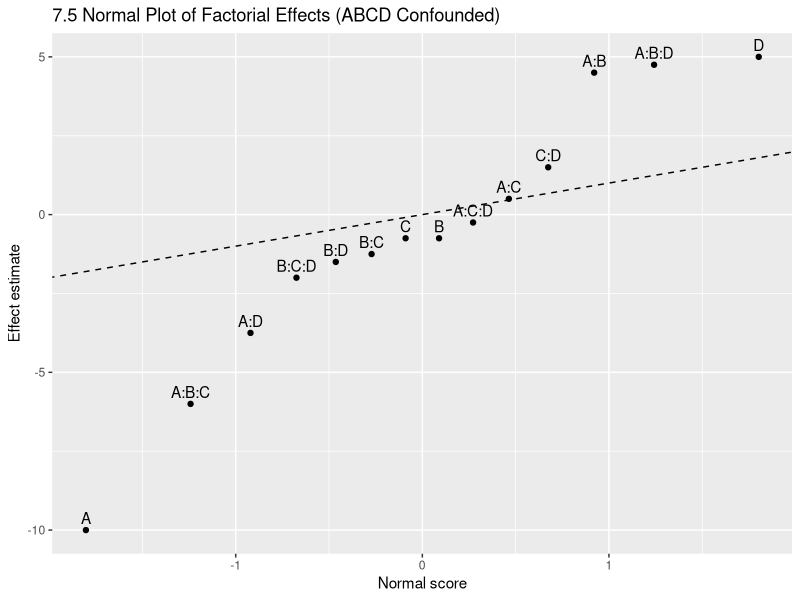
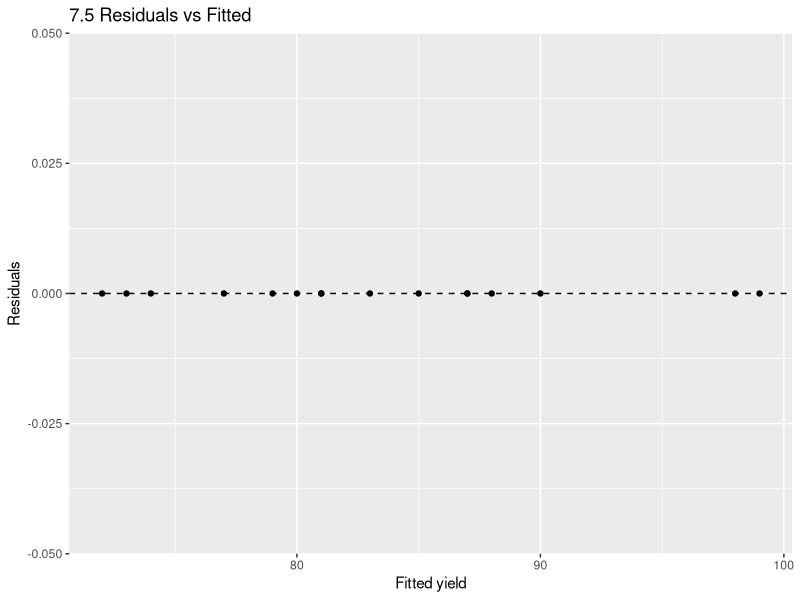
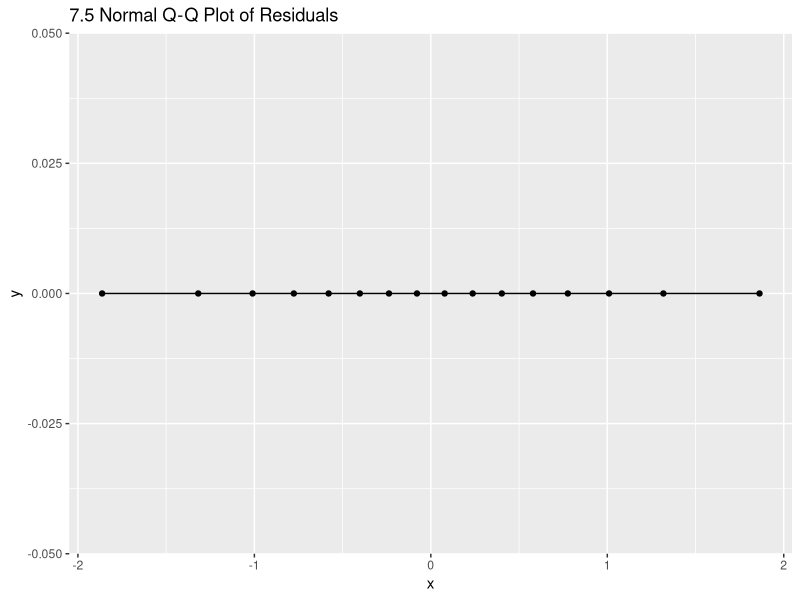

Generate these figures, in order, with R: (Note: this script raises an error after producing the figures.)
# Problem 7.5 – 2^4 design in 2 blocks, ABCD confounded
library(dplyr)
library(ggplot2)

out_dir <- "Stats 490/HW6/img"
dir.create(out_dir, recursive = TRUE, showWarnings = FALSE)

# 1. Data: replicate I from 6.11 -------------------------------------------
# Treatment combinations and replicate I responses only

A <- c(
  -1,  1, -1,  1, -1,  1, -1,  1,  # (1), a, b, ab, c, ac, bc, abc
  -1,  1, -1,  1, -1,  1, -1,  1   # d, ad, bd, abd, cd, acd, bcd, abcd
)

B <- c(
  -1, -1,  1,  1, -1, -1,  1,  1,
  -1, -1,  1,  1, -1, -1,  1,  1
)

C <- c(
  -1, -1, -1, -1,  1,  1,  1,  1,
  -1, -1, -1, -1,  1,  1,  1,  1
)

D <- c(
  -1, -1, -1, -1, -1, -1, -1, -1,
   1,  1,  1,  1,  1,  1,  1,  1
)

y <- c(
  90, 74, 81, 83, 77, 81, 88, 73,  # replicate I
  98, 72, 87, 85, 99, 79, 87, 80
)

dat75 <- data.frame(A = A, B = B, C = C, D = D, y = y)

str(dat75)
dat75

# 2. Create blocks with ABCD confounded ------------------------------------
# Compute ABCD = A*B*C*D; use its sign to define 2 blocks
dat75 <- dat75 %>%
  mutate(ABCD = A * B * C * D,
         block = factor(if_else(ABCD == -1, "B1", "B2")))

dat75 %>% arrange(block)

# Quick check: 8 runs per block, mix of treatments in each
table(dat75$block)

# 3. Fit model with blocks and factorial terms -----------------------------

# Full 2^4 factorial model + block (block is a fixed effect)
mod75 <- lm(y ~ block + A * B * C * D, data = dat75)
anova(mod75)        # ANOVA with block
summary(mod75)      # coefficients

# 4. Normal plot of effects (excluding block) ------------------------------

# Extract factorial coefficients only (drop intercept and block)
coef75 <- coef(mod75)
coef_fact <- coef75[!grepl("^\\(Intercept\\)|^block", names(coef75))]
effects75 <- 2 * coef_fact  # effects in coded units

effects_df <- data.frame(
  term = names(effects75),
  effect = as.numeric(effects75)
)

effects_df

# QQ plot of effects to see which are large
qq_dat_75 <- qqnorm(effects_df$effect, plot.it = FALSE)
qq_df_75 <- data.frame(
  x = qq_dat_75$x,
  y = qq_dat_75$y,
  term = effects_df$term
)

p_norm_75 <- ggplot(qq_df_75, aes(x = x, y = y, label = term)) +
  geom_point() +
  geom_abline(slope = 1, intercept = 0, linetype = "dashed") +
  geom_text(vjust = -0.5) +
  labs(title = "7.5 Normal Plot of Factorial Effects (ABCD Confounded)",
       x = "Normal score",
       y = "Effect estimate")

ggsave(file.path(out_dir, "7.5_normal_plot_effects.png"),
       p_norm_75, width = 5, height = 4, dpi = 300)

# 5. Residual diagnostics ---------------------------------------------------

resid75 <- resid(mod75)

p_resid_75 <- ggplot(dat75, aes(x = fitted(mod75), y = resid75)) +
  geom_point() +
  geom_hline(yintercept = 0, linetype = "dashed") +
  labs(x = "Fitted yield", y = "Residuals",
       title = "7.5 Residuals vs Fitted")

ggsave(file.path(out_dir, "7.5_resid_vs_fitted.png"),
       p_resid_75, width = 5, height = 4, dpi = 300)

p_qq_75 <- ggplot(dat75, aes(sample = resid75)) +
  stat_qq() +
  stat_qq_line() +
  labs(title = "7.5 Normal Q-Q Plot of Residuals")

ggsave(file.path(out_dir, "7.5_qq.png"),
       p_qq_75, width = 5, height = 4, dpi = 300)

shapiro.test(resid75)


# Problem 7.6 – 2^4 design in 4 blocks, ABD & ABC (and CD) confounded
library(dplyr)
library(ggplot2)

out_dir <- "Stats 490/HW6/img"
dir.create(out_dir, recursive = TRUE, showWarnings = FALSE)

# 1. Data: replicate I from 6.11 -------------------------------------------

A <- c(
  -1,  1, -1,  1, -1,  1, -1,  1,  # (1), a, b, ab, c, ac, bc, abc
  -1,  1, -1,  1, -1,  1, -1,  1   # d, ad, bd, abd, cd, acd, bcd, abcd
)

B <- c(
  -1, -1,  1,  1, -1, -1,  1,  1,
  -1, -1,  1,  1, -1, -1,  1,  1
)

C <- c(
  -1, -1, -1, -1,  1,  1,  1,  1,
  -1, -1, -1, -1,  1,  1,  1,  1
)

D <- c(
  -1, -1, -1, -1, -1, -1, -1, -1,
   1,  1,  1,  1,  1,  1,  1,  1
)

y <- c(
  90, 74, 81, 83, 77, 81, 88, 73,
  98, 72, 87, 85, 99, 79, 87, 80
)

dat76 <- data.frame(A = A, B = B, C = C, D = D, y = y)

# 2. Define blocks so ABD and ABC (and CD) are confounded -------------------

dat76 <- dat76 %>%
  mutate(
    ABD = A * B * D,
    ABC = A * B * C,
    CD  = C * D
  )

# Use (ABD, ABC) signs to define 4 blocks:
# (ABD, ABC) = (-1, -1), (-1, +1), (+1, -1), (+1, +1)
dat76 <- dat76 %>%
  mutate(
    block = case_when(
      ABD == -1 & ABC == -1 ~ "B1",
      ABD == -1 & ABC ==  1 ~ "B2",
      ABD ==  1 & ABC == -1 ~ "B3",
      ABD ==  1 & ABC ==  1 ~ "B4"
    ),
    block = factor(block)
  )

dat76 %>% arrange(block)
table(dat76$block)  # should be 4 runs in each block

# Check confounding: within each block, ABD, ABC, and CD are constant
dat76 %>% group_by(block) %>%
  summarise(
    ABD_vals = paste(unique(ABD), collapse = ","),
    ABC_vals = paste(unique(ABC), collapse = ","),
    CD_vals  = paste(unique(CD), collapse = ","),
    .groups = "drop"
  )

# 3. Fit a model with block and main effects + key interactions ------------
# We cannot estimate ABD, ABC, or CD separately from block.

mod76 <- lm(y ~ block + A + B + C + D + A:B + A:C + B:C + A:D + B:D, data = dat76)
anova(mod76)
summary(mod76)

# 4. Factor effect estimates (for estimable terms) --------------------------

coef76 <- coef(mod76)

# drop intercept and block terms
coef_fact_76 <- coef76[!grepl("^\\(Intercept\\)|^block", names(coef76))]
effects76 <- 2 * coef_fact_76

effects_df_76 <- data.frame(
  term = names(effects76),
  effect = as.numeric(effects76)
)
effects_df_76

# 5. Normal plot of effects -------------------------------------------------

qq_dat_76 <- qqnorm(effects_df_76$effect, plot.it = FALSE)
qq_df_76 <- data.frame(
  x = qq_dat_76$x,
  y = qq_dat_76$y,
  term = effects_df_76$term
)

p_norm_76 <- ggplot(qq_df_76, aes(x = x, y = y, label = term)) +
  geom_point() +
  geom_abline(slope = 1, intercept = 0, linetype = "dashed") +
  geom_text(vjust = -0.5) +
  labs(title = "7.6 Normal Plot of Effects (ABD, ABC, CD Confounded)",
       x = "Normal score",
       y = "Effect estimate")

ggsave(file.path(out_dir, "7.6_normal_plot_effects.png"),
       p_norm_76, width = 5, height = 4, dpi = 300)

# 6. Residual diagnostics ---------------------------------------------------

resid76 <- resid(mod76)

p_resid_76 <- ggplot(dat76, aes(x = fitted(mod76), y = resid76)) +
  geom_point() +
  geom_hline(yintercept = 0, linetype = "dashed") +
  labs(x = "Fitted yield", y = "Residuals",
       title = "7.6 Residuals vs Fitted")

ggsave(file.path(out_dir, "7.6_resid_vs_fitted.png"),
       p_resid_76, width = 5, height = 4, dpi = 300)

p_qq_76 <- ggplot(dat76, aes(sample = resid76)) +
  stat_qq() +
  stat_qq_line() +
  labs(title = "7.6 Normal Q-Q Plot of Residuals")

ggsave(file.path(out_dir, "7.6_qq.png"),
       p_qq_76, width = 5, height = 4, dpi = 300)

shapiro.test(resid76)


# Problem 7.7 – 2^5 design in 2 blocks, ABCDE confounded
library(dplyr)
library(ggplot2)

out_dir <- "Stats 490/HW6/img"
dir.create(out_dir, recursive = TRUE, showWarnings = FALSE)

# 1. Data entry for 6.30 ----------------------------------------------------

# Coded factors: A,B,C,D,E in {-1, +1}
# Order: (1), a, b, ab, c, ac, bc, abc,
#        d, ad, bd, abd, cd, acd, bcd, abcd,
#        e, ae, be, abe, ce, ace, bce, abce,
#        de, ade, bde, abde, cde, acde, bcde, abcde

A <- c(
  -1,  1, -1,  1, -1,  1, -1,  1,
  -1,  1, -1,  1, -1,  1, -1,  1,
  -1,  1, -1,  1, -1,  1, -1,  1,
  -1,  1, -1,  1, -1,  1, -1,  1
)

B <- c(
  -1, -1,  1,  1, -1, -1,  1,  1,
  -1, -1,  1,  1, -1, -1,  1,  1,
  -1, -1,  1,  1, -1, -1,  1,  1,
  -1, -1,  1,  1, -1, -1,  1,  1
)

C <- c(
  -1, -1, -1, -1,  1,  1,  1,  1,
  -1, -1, -1, -1,  1,  1,  1,  1,
  -1, -1, -1, -1,  1,  1,  1,  1,
  -1, -1, -1, -1,  1,  1,  1,  1
)

D <- c(
  -1, -1, -1, -1, -1, -1, -1, -1,
   1,  1,  1,  1,  1,  1,  1,  1,
  -1, -1, -1, -1, -1, -1, -1, -1,
   1,  1,  1,  1,  1,  1,  1,  1
)

E <- c(
  -1, -1, -1, -1, -1, -1, -1, -1,
  -1, -1, -1, -1, -1, -1, -1, -1,
   1,  1,  1,  1,  1,  1,  1,  1,
   1,  1,  1,  1,  1,  1,  1,  1
)

y <- c(
  7,  9, 34, 55, 16, 20, 40, 60,   # no E
  8, 10, 32, 50, 18, 21, 44, 61,   # D = +1, E = -1
  8, 12, 35, 52, 15, 22, 45, 65,   # E = +1, D = -1
  6, 10, 30, 53, 15, 20, 41, 63    # D = +1, E = +1
)

dat77 <- data.frame(A = A, B = B, C = C, D = D, E = E, y = y)
str(dat77)
dat77[1:8, ]

# 2. Define 2 blocks with ABCDE confounded ----------------------------------

dat77 <- dat77 %>%
  mutate(
    ABCDE = A * B * C * D * E,
    block = factor(if_else(ABCDE == -1, "B1", "B2"))
  )

table(dat77$block)

# 3. Fit model with block + main effects + key interactions -----------------
# Full 2^5 is saturated; we use a reduced model guided by 6.30.

mod77 <- lm(y ~ block + A + B + C + D + E +
              A:B + A:C + A:D + A:E +
              B:C + B:D + B:E +
              C:D + C:E +
              D:E,
            data = dat77)

anova(mod77)
summary(mod77)

# 4. Factor effect estimates (for terms in the model) -----------------------

coef77 <- coef(mod77)
coef_fact_77 <- coef77[!grepl("^\\(Intercept\\)|^block", names(coef77))]
effects77 <- 2 * coef_fact_77

effects_df_77 <- data.frame(
  term = names(effects77),
  effect = as.numeric(effects77)
)
effects_df_77

# 5. Normal plot of effects -------------------------------------------------

qq_dat_77 <- qqnorm(effects_df_77$effect, plot.it = FALSE)
qq_df_77 <- data.frame(
  x = qq_dat_77$x,
  y = qq_dat_77$y,
  term = effects_df_77$term
)

p_norm_77 <- ggplot(qq_df_77, aes(x = x, y = y, label = term)) +
  geom_point() +
  geom_abline(slope = 1, intercept = 0, linetype = "dashed") +
  geom_text(vjust = -0.5, size = 3) +
  labs(title = "7.7 Normal Plot of Effects (ABCDE Confounded)",
       x = "Normal score",
       y = "Effect estimate")

ggsave(file.path(out_dir, "7.7_normal_plot_effects.png"),
       p_norm_77, width = 6, height = 4, dpi = 300)

# 6. Residual diagnostics ---------------------------------------------------

resid77 <- resid(mod77)

p_resid_77 <- ggplot(dat77, aes(x = fitted(mod77), y = resid77)) +
  geom_point() +
  geom_hline(yintercept = 0, linetype = "dashed") +
  labs(x = "Fitted yield", y = "Residuals",
       title = "7.7 Residuals vs Fitted")

ggsave(file.path(out_dir, "7.7_resid_vs_fitted.png"),
       p_resid_77, width = 5, height = 4, dpi = 300)

p_qq_77_res <- ggplot(dat77, aes(sample = resid77)) +
  stat_qq() +
  stat_qq_line() +
  labs(title = "7.7 Normal Q-Q Plot of Residuals")

ggsave(file.path(out_dir, "7.7_qq.png"),
       p_qq_77_res, width = 5, height = 4, dpi = 300)

shapiro.test(resid77)


# Problem 8.4 – 2^(5-2) from 6.30 using data from 6.28 (Table P6.6)

library(dplyr)
library(ggplot2)

out_dir <- "Stats 490/HW6/img"
dir.create(out_dir, recursive = TRUE, showWarnings = FALSE)

# 1. Data from Table P6.6 (Problem 6.28) -----------------------------------
# Coded A,B,C and two replicates of number of orders

A <- c(-1,  1, -1,  1, -1,  1, -1,  1)
B <- c(-1, -1,  1,  1, -1, -1,  1,  1)
C <- c(-1, -1, -1, -1,  1,  1,  1,  1)

y1 <- c(50, 44, 46, 42, 49, 48, 47, 56)  # replicate 1
y2 <- c(54, 42, 48, 43, 46, 45, 48, 54)  # replicate 2

dat84_raw <- data.frame(A = A, B = B, C = C, y1 = y1, y2 = y2)

# Use run means as single response for the 2^(5-2) fraction
dat84 <- dat84_raw %>%
  mutate(y = (y1 + y2) / 2) %>%
  select(A, B, C, y)

dat84

# 2. Define 2^(5-2) structure: generators D = AB, E = AC --------------------

dat84 <- dat84 %>%
  mutate(
    D = A * B,  # generator
    E = A * C   # generator
  )

dat84

# Defining relation and alias structure (symbolic)
# I = ABD (since D = AB)
# I = ACE (since E = AC)
# Multiply: (ABD)(ACE) = A^2 B C D E = BCDE, so I = ABD = ACE = BCDE.

# 3. Fit factorial model in A,B,C,D,E (on fraction) -------------------------

# Full 2^5 is not estimable in 8 runs; we fit up to two-factor interactions
mod84 <- lm(y ~ A + B + C + D + E +
              A:B + A:C + A:D + A:E +
              B:C + B:D + B:E +
              C:D + C:E +
              D:E,
            data = dat84)

summary(mod84)
anova(mod84)

# 4. Effect estimates from this fraction -----------------------------------

coef84 <- coef(mod84)
coef_fact_84 <- coef84[!grepl("^\\(Intercept\\)", names(coef84))]
effects84 <- 2 * coef_fact_84  # effects corresponding to columns

effects_df_84 <- data.frame(
  term = names(effects84),
  effect = as.numeric(effects84)
)
effects_df_84

# 5. Normal plot of effects -------------------------------------------------

qq_dat_84 <- qqnorm(effects_df_84$effect, plot.it = FALSE)
qq_df_84 <- data.frame(
  x = qq_dat_84$x,
  y = qq_dat_84$y,
  term = effects_df_84$term
)

p_norm_84 <- ggplot(qq_df_84, aes(x = x, y = y, label = term)) +
  geom_point() +
  geom_abline(slope = 1, intercept = 0, linetype = "dashed") +
  geom_text(vjust = -0.5, size = 3) +
  labs(title = "8.4 Normal Plot of Effects (2^(5-2) fraction)",
       x = "Normal score",
       y = "Effect estimate")

ggsave(file.path(out_dir, "8.4_normal_plot_effects.png"),
       p_norm_84, width = 6, height = 4, dpi = 300)
